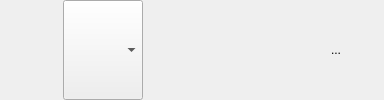
      <widget class="QFrame" name="SliceFrame">
       <layout class="QHBoxLayout" name="horizontalLayout_2">
        <property name="spacing">
         <number>6</number>
        </property>
        <property name="leftMargin">
         <number>0</number>
        </property>
        <property name="topMargin">
         <number>0</number>
        </property>
        <property name="rightMargin">
         <number>0</number>
        </property>
        <property name="bottomMargin">
         <number>0</number>
        </property>
        <item>
         <widget class="QToolButton" name="SliceLinkButton">
          <property name="styleSheet">
           <string notr="true">QToolButton{
	border: none;
}

QToolButton:hover{
	border: none;
	background-color: rgb(105, 135, 213);
}</string>
          </property>
          <property name="text">
           <string/>
          </property>
          <property name="icon">
           <iconset resource="../qMRMLWidgets.qrc">
            <normaloff>:/Icons/LinkOff.png</normaloff>
            <normalon>:/Icons/LinkOn.png</normalon>:/Icons/LinkOff.png</iconset>
          </property>
          <property name="checkable">
           <bool>true</bool>
          </property>
          <property name="checked">
           <bool>false</bool>
          </property>
          <property name="autoRaise">
           <bool>true</bool>
          </property>
         </widget>
        </item>
        <item>
         <widget class="QToolButton" name="SliceVisibilityButton">
          <property name="minimumSize">
           <size>
            <width>32</width>
            <height>0</height>
           </size>
          </property>
          <property name="styleSheet">
           <string notr="true">QToolButton{
	border: 5px;
}

QToolButton:hover{
	border: none;
	background-color: rgb(105, 135, 213);
}

QToolButton::menu-button{
	border:none;
}
</string>
          </property>
          <property name="checkable">
           <bool>true</bool>
          </property>
          <property name="checked">
           <bool>false</bool>
          </property>
          <property name="popupMode">
           <enum>QToolButton::DelayedPopup</enum>
          </property>
          <property name="autoRaise">
           <bool>true</bool>
          </property>
         </widget>
        </item>
        <item>
         <widget class="ctkComboBox" name="SliceOrientationSelector">
          <property name="sizePolicy">
           <sizepolicy hsizetype="Maximum" vsizetype="Ignored">
            <horstretch>0</horstretch>
            <verstretch>0</verstretch>
           </sizepolicy>
          </property>
          <property name="minimumSize">
           <size>
            <width>80</width>
            <height>23</height>
           </size>
          </property>
          <property name="styleSheet">
           <string notr="true"/>
          </property>
          <property name="sizeAdjustPolicy">
           <enum>QComboBox::AdjustToContents</enum>
          </property>
         </widget>
        </item>
        <item>
         <widget class="QToolButton" name="LightBoxToolButton">
          <property name="styleSheet">
           <string notr="true"/>
          </property>
          <property name="icon">
           <iconset resource="../qMRMLWidgets.qrc">
            <normaloff>:/Icons/LayoutLightboxView.png</normaloff>:/Icons/LayoutLightboxView.png</iconset>
          </property>
          <property name="popupMode">
           <enum>QToolButton::InstantPopup</enum>
          </property>
          <property name="autoRaise">
           <bool>true</bool>
          </property>
         </widget>
        </item>
        <item>
         <widget class="QToolButton" name="ShowReformatWidgetToolButton">
          <property name="styleSheet">
           <string notr="true">QToolButton{
	border: none;
}

QToolButton:hover{
	border: none;
	background-color: rgb(105, 135, 213);
}</string>
          </property>
          <property name="icon">
           <iconset resource="../qMRMLWidgets.qrc">
            <normaloff>:/Icons/SliceWidgetOn.png</normaloff>
            <normalon>:/Icons/SliceWidgetOff.png</normalon>:/Icons/SliceWidgetOn.png</iconset>
          </property>
          <property name="checkable">
           <bool>true</bool>
          </property>
          <property name="autoRaise">
           <bool>true</bool>
          </property>
         </widget>
        </item>
        <item>
         <widget class="QToolButton" name="SliceCompositeButton">
          <property name="styleSheet">
           <string notr="true">color: rgb(255, 255, 255);
selection-background-color: rgb(105, 135, 213);</string>
          </property>
          <property name="icon">
           <iconset resource="../qMRMLWidgets.qrc">
            <normaloff>:/Icons/SlicesComposite.png</normaloff>:/Icons/SlicesComposite.png</iconset>
          </property>
          <property name="popupMode">
           <enum>QToolButton::InstantPopup</enum>
          </property>
          <property name="autoRaise">
           <bool>true</bool>
          </property>
         </widget>
        </item>
        <item>
         <widget class="QToolButton" name="SliceSpacingButton">
          <property name="styleSheet">
           <string notr="true"/>
          </property>
          <property name="text">
           <string/>
          </property>
          <property name="icon">
           <iconset resource="../qMRMLWidgets.qrc">
            <normaloff>:/Icons/SlicerAutomaticSliceSpacing.png</normaloff>:/Icons/SlicerAutomaticSliceSpacing.png</iconset>
          </property>
          <property name="popupMode">
           <enum>QToolButton::InstantPopup</enum>
          </property>
          <property name="autoRaise">
           <bool>true</bool>
          </property>
         </widget>
        </item>
        <item>
         <widget class="QToolButton" name="SliceRotateToVolumePlaneButton">
          <property name="styleSheet">
           <string notr="true"/>
          </property>
          <property name="icon">
           <iconset resource="../qMRMLWidgets.qrc">
            <normaloff>:/Icons/SlicerRotateToPixelSpace.png</normaloff>:/Icons/SlicerRotateToPixelSpace.png</iconset>
          </property>
          <property name="autoRaise">
           <bool>true</bool>
          </property>
         </widget>
        </item>
        <item>
         <widget class="QToolButton" name="OrientationMarkerButton">
          <property name="toolTip">
           <string>显示方向标记</string>
          </property>
          <property name="styleSheet">
           <string notr="true"/>
          </property>
          <property name="icon">
           <iconset resource="../qMRMLWidgets.qrc">
            <normaloff>:/Icons/OrientationMarker.png</normaloff>:/Icons/OrientationMarker.png</iconset>
          </property>
          <property name="popupMode">
           <enum>QToolButton::InstantPopup</enum>
          </property>
          <property name="autoRaise">
           <bool>true</bool>
          </property>
         </widget>
        </item>
        <item>
         <widget class="QToolButton" name="RulerButton">
          <property name="toolTip">
           <string>标尺</string>
          </property>
          <property name="styleSheet">
           <string notr="true"/>
          </property>
          <property name="text">
           <string>...</string>
          </property>
          <property name="icon">
           <iconset resource="../qMRMLWidgets.qrc">
            <normaloff>:/Icons/Ruler.png</normaloff>:/Icons/Ruler.png</iconset>
          </property>
          <property name="popupMode">
           <enum>QToolButton::InstantPopup</enum>
          </property>
          <property name="autoRaise">
           <bool>true</bool>
          </property>
         </widget>
        </item>
        <item>
         <widget class="QToolButton" name="SliceMoreOptionButton">
          <property name="toolTip">
           <string>高级选项</string>
          </property>
          <property name="styleSheet">
           <string notr="true"/>
          </property>
          <property name="icon">
           <iconset resource="../qMRMLWidgets.qrc">
            <normaloff>:/Icons/SliceMoreOptions.png</normaloff>:/Icons/SliceMoreOptions.png</iconset>
          </property>
          <property name="popupMode">
           <enum>QToolButton::InstantPopup</enum>
          </property>
          <property name="autoRaise">
           <bool>true</bool>
          </property>
         </widget>
        </item>
        <item>
         <widget class="ctkDynamicSpacer" name="DynamicSpacer" native="true">
          <property name="activeSizePolicy" stdset="0">
           <sizepolicy hsizetype="Minimum" vsizetype="Ignored">
            <horstretch>0</horstretch>
            <verstretch>0</verstretch>
           </sizepolicy>
          </property>
          <property name="inactiveSizePolicy" stdset="0">
           <sizepolicy hsizetype="Expanding" vsizetype="Ignored">
            <horstretch>0</horstretch>
            <verstretch>0</verstretch>
           </sizepolicy>
          </property>
          <property name="active" stdset="0">
           <bool>true</bool>
          </property>
         </widget>
        </item>
       </layout>
      </widget>
